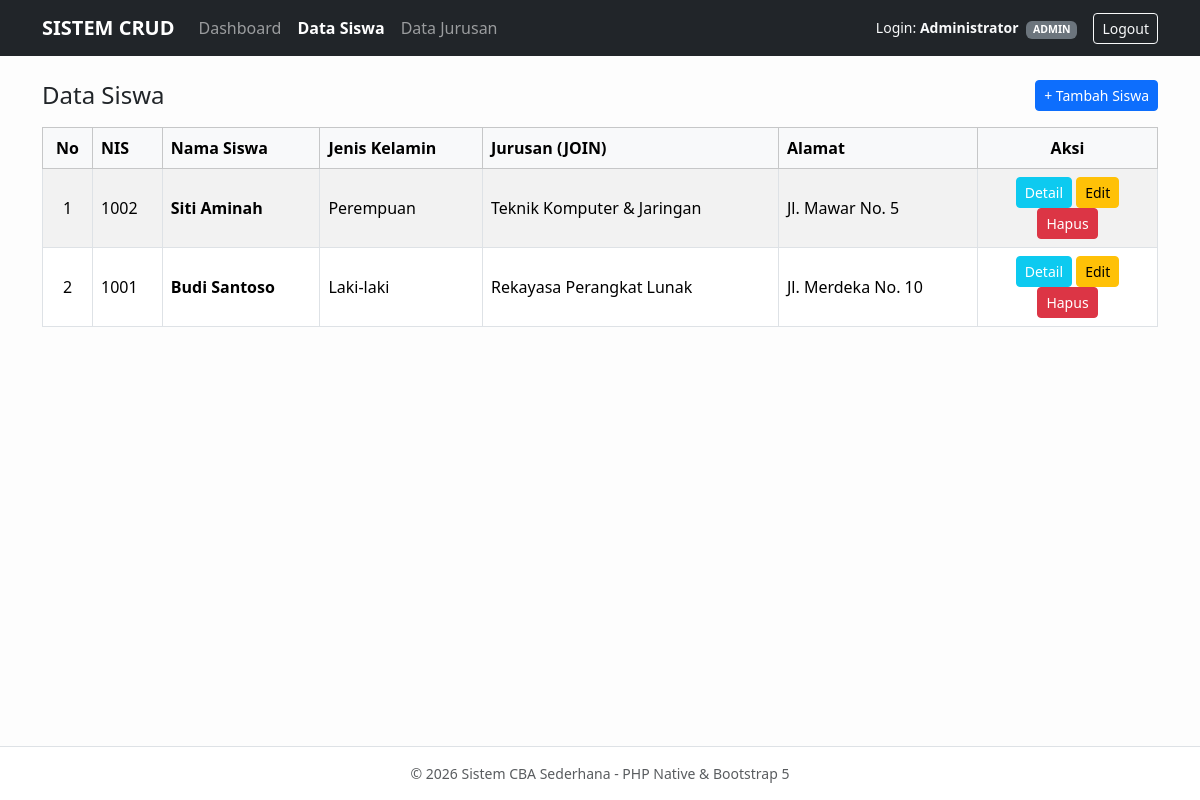
/admin/siswa.php (signed in), run on the app's committed database.
### tables this page shows
CREATE TABLE IF NOT EXISTS siswa (
    id_siswa INT AUTO_INCREMENT PRIMARY KEY,
    nis VARCHAR(20) NOT NULL UNIQUE,
    nama_siswa VARCHAR(100) NOT NULL,
    jenis_kelamin ENUM('Laki-laki', 'Perempuan') NOT NULL,
    id_jurusan INT NOT NULL,
    alamat TEXT NOT NULL,
    FOREIGN KEY (id_jurusan) REFERENCES jurusan(id_jurusan) ON DELETE CASCADE
);

CREATE TABLE IF NOT EXISTS jurusan (
    id_jurusan INT AUTO_INCREMENT PRIMARY KEY,
    nama_jurusan VARCHAR(50) NOT NULL
);

### admin/siswa.php (the view, shortened to what this page needs)
<?php
require_once __DIR__ . '/../config/koneksi.php';
$sql = "
    SELECT
        siswa.*,
        jurusan.nama_jurusan
    FROM siswa
    INNER JOIN jurusan ON siswa.id_jurusan = jurusan.id_jurusan
    ORDER BY siswa.id_siswa DESC
";
$result_siswa = mysqli_query($koneksi, $sql);
$siswa_list = [];
while ($row = mysqli_fetch_assoc($result_siswa)) {
    $siswa_list[] = $row;
}
require_once 'header.php';
?>
<div class="d-flex justify-content-between align-items-center mb-3">
    <h4 class="mb-0">Data Siswa</h4>
    <button type="button" class="btn btn-primary btn-sm" data-bs-toggle="modal" data-bs-target="#modalTambah">
        + Tambah Siswa
    </button>
</div>
<div class="table-responsive">
    <table class="table table-bordered table-striped align-middle">
        <thead class="table-light">
            <tr>
                <th width="50" class="text-center">No</th>
                <th>NIS</th>
                <th>Nama Siswa</th>
                <th>Jenis Kelamin</th>
                <th>Jurusan (JOIN)</th>
                <th>Alamat</th>
                <th width="180" class="text-center">Aksi</th>
            </tr>
        </thead>
        <tbody>
            <?php
            $no = 1;
            if (count($siswa_list) > 0):
                foreach ($siswa_list as $row):
                    ?>
                    <tr>
                        <td class="text-center"><?= $no++; ?></td>
                        <td><?= htmlspecialchars($row['nis']); ?></td>
                        <td><b><?= htmlspecialchars($row['nama_siswa']); ?></b></td>
                        <td><?= htmlspecialchars($row['jenis_kelamin']); ?></td>
                        <td><?= htmlspecialchars($row['nama_jurusan']); ?></td>
                        <td><?= htmlspecialchars($row['alamat']); ?></td>
                        <td class="text-center">
                            <button type="button" class="btn btn-info btn-sm text-white" data-bs-toggle="modal"
                                data-bs-target="#modalDetail<?= $row['id_siswa']; ?>">
                                Detail
                            </button>
                            <button type="button" class="btn btn-warning btn-sm" data-bs-toggle="modal"
                                data-bs-target="#modalEdit<?= $row['id_siswa']; ?>">
                                Edit
                            </button>
                            <button type="button" class="btn btn-danger btn-sm" data-bs-toggle="modal"
                                data-bs-target="#modalHapus<?= $row['id_siswa']; ?>">
                                Hapus
                            </button>
                        </td>
                    </tr>
                <?php
                endforeach;
            else:
                ?>
                <tr>
                    <td colspan="7" class="text-center text-muted py-3">Belum ada data siswa.</td>
                </tr>
            <?php endif; ?>
        </tbody>
    </table>
</div>
<?php require_once 'footer.php'; ?>

### admin/header.php (shortened to what this page needs)
<?php
$current_page = basename($_SERVER['PHP_SELF']);
?>
<!DOCTYPE html>
<html lang="id">
<head>
    <link rel="stylesheet" href="../css/bootstrap.min.css">
</head>
<body>
    <nav class="navbar navbar-expand-lg navbar-dark bg-dark mb-4">
        <div class="container">
            <a class="navbar-brand" href="dashboard.php">SISTEM CRUD</a>
            <div class="collapse navbar-collapse" id="navbarNav">
                <ul class="navbar-nav me-auto">
                    <li class="nav-item">
                        <a class="nav-link <?= ($current_page == 'dashboard.php') ? 'active fw-bold' : ''; ?>"
                            href="dashboard.php">Dashboard</a>
                    </li>
                    <li class="nav-item">
                        <a class="nav-link <?= ($current_page == 'siswa.php') ? 'active fw-bold' : ''; ?>"
                            href="siswa.php">Data Siswa</a>
                    </li>
                    <li class="nav-item">
                        <a class="nav-link <?= ($current_page == 'jurusan.php') ? 'active fw-bold' : ''; ?>"
                            href="jurusan.php">Data Jurusan</a>
                    </li>
                </ul>
                <div class="d-flex align-items-center gap-3">
                    <span class="text-light small">
                        Login: <b><?= htmlspecialchars($_SESSION['nama_lengkap'] ?? 'User'); ?></b>
                        <span class="badge bg-secondary text-uppercase ms-1">
                            <?= htmlspecialchars($_SESSION['role'] ?? 'user'); ?>
                        </span>
                    </span>
                    <a href="../auth/logout.php" class="btn btn-outline-light btn-sm"
                        onclick="return confirm('Apakah Anda yakin ingin logout?');">Logout</a>
                </div>
            </div>
        </div>
    </nav>
    <main class="container main-content pb-4">

### admin/footer.php (shortened to what this page needs)
</main>
<footer class="bg-white py-3 border-top mt-auto text-center text-muted small">
    <div class="container">
        <span>&copy; <?= date('Y'); ?> Sistem CBA Sederhana - PHP Native & Bootstrap 5</span>
    </div>
</footer>
</body>
</html>

### admin/header.php (style rules this page uses)
body { background-color: #fdfdfd; min-height: 100vh; display: flex; flex-direction: column; }
.main-content { flex: 1; }
.navbar-brand { font-weight: 600; }

### data on the page
siswa: nis "1002", nama_siswa "Siti Aminah", jenis_kelamin "Perempuan", id_jurusan.nama_jurusan "Teknik Komputer & Jaringan", alamat "Jl. Mawar No. 5"
siswa: nis "1001", nama_siswa "Budi Santoso", jenis_kelamin "Laki-laki", id_jurusan.nama_jurusan "Rekayasa Perangkat Lunak", alamat "Jl. Merdeka No. 10"

### other printed values
$_SESSION['nama_lengkap'] "Administrator"
$_SESSION['role'] "ADMIN"
